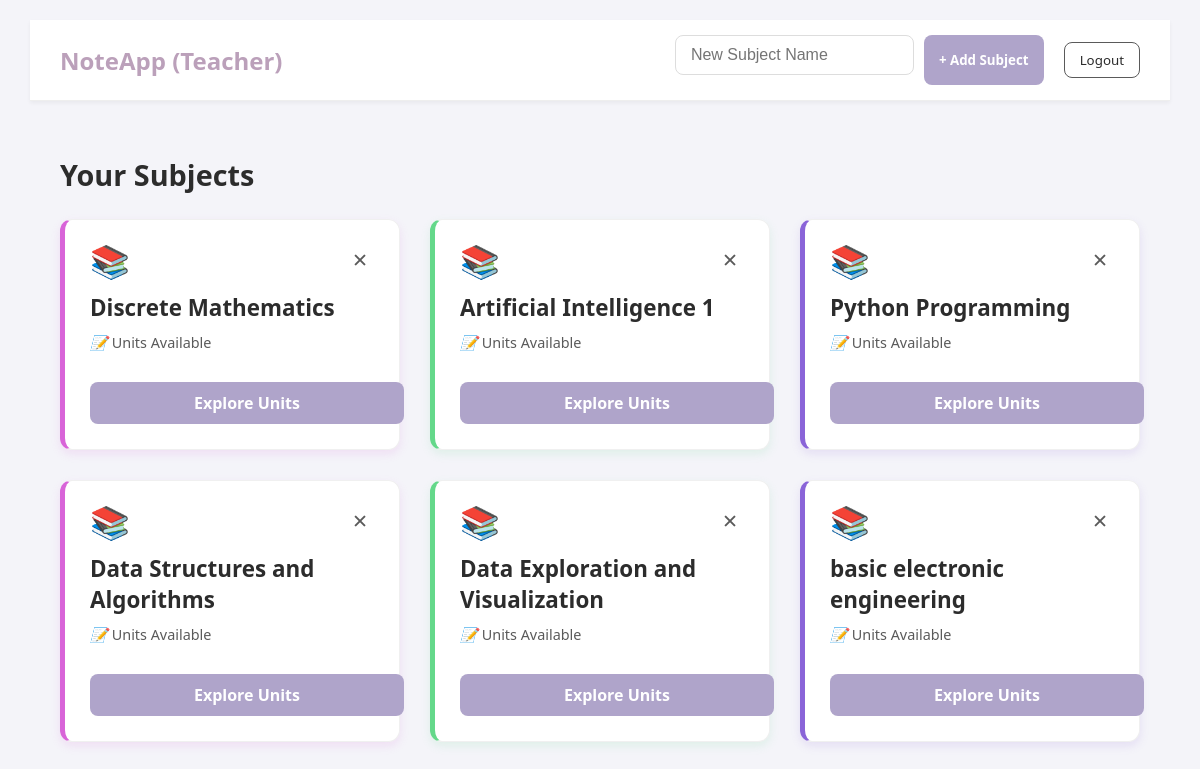
Page /dashboardteach/ (signed in) on the earlier database version.
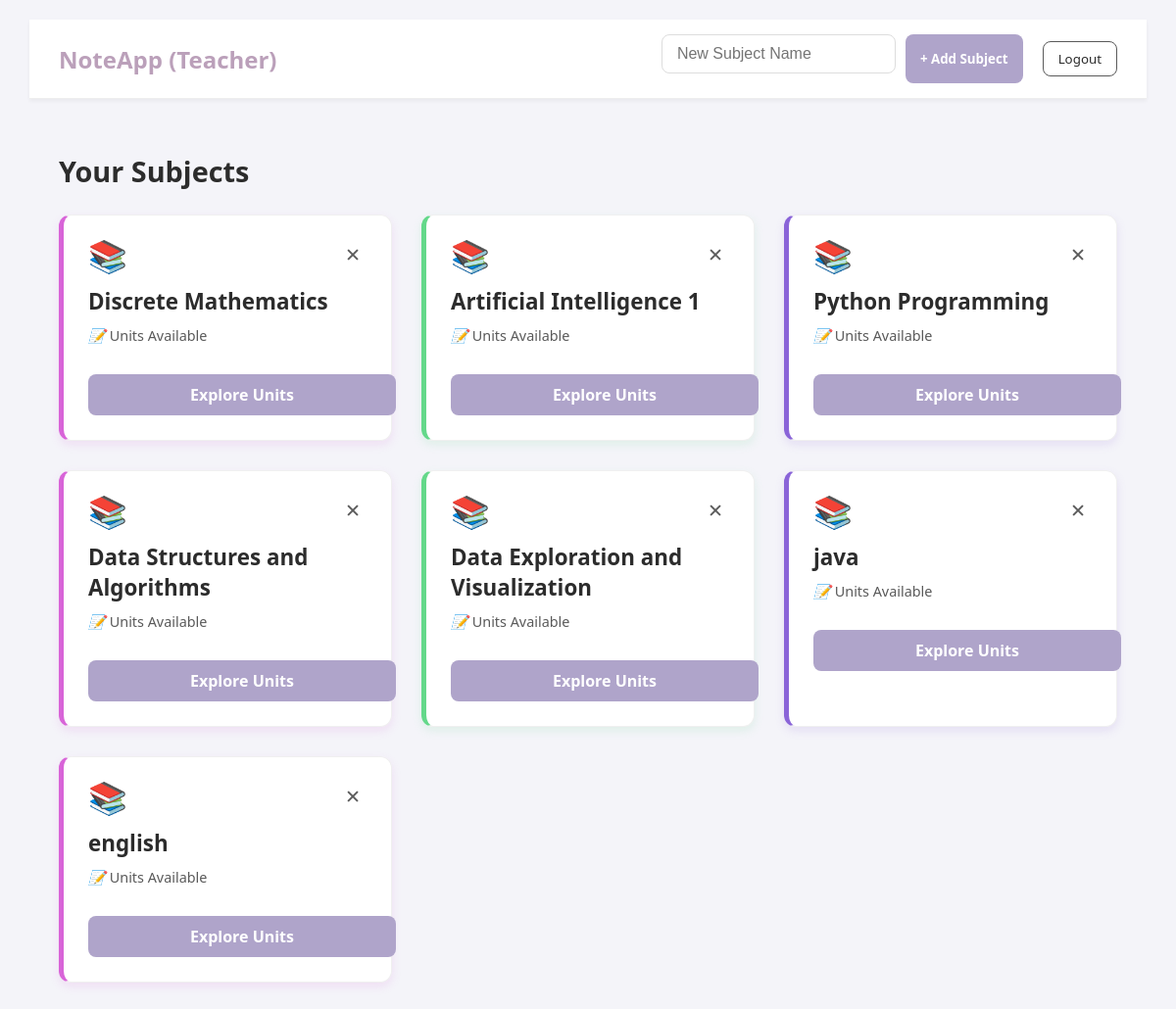
Same page on the later database version.
### tables this page shows
CREATE TABLE Subjects(
    id INTEGER PRIMARY KEY AUTOINCREMENT,
    name TEXT NOT NULL
  );

### app.py (the view)
@app.route('/dashboardteach/')
def dashboardteach():
  if "user_id" not in session:
    return redirect(url_for("signi"))
  conn=sqlite3.connect("notesapp.db")
  c=conn.cursor()
  c.execute("SELECT id,name FROM Subjects")
  subjects=c.fetchall()
  conn.close()
  return render_template("dashboardteacher.html",subjects=subjects)

### templates/dashboardteacher.html (shortened to what this page needs)
<!DOCTYPE html>
<html>
<head>
    <link rel="stylesheet" href="{{ url_for('static',filename='css/style.css') }}">
</head>
<body>
    <div class="dashboard-container">
        <header class="main-header">
            <div class="app-logo">NoteApp (Teacher)</div>
            <div class="header-actions">
                <form method="POST" action="{{url_for('addsubject')}}" class="add-subject-form">
                    <input type="text" name="subject_name" placeholder="New Subject Name" required class="input-field">
                    <button type="submit" class="add-subject-btn">+ Add Subject</button>
                </form>
                <button class="logout-btn">
                   <a href="{{ url_for('logout') }}">Logout</a>
               </button>
            </div>
        </header>
        <main class="dashboard-main">
            <h2 class="section-title">Your Subjects</h2>
            <div class="subject-grid">
              {% for id, name in subjects %}
                <div class="subject-card card-style-{{ loop.index % 3 }}"> <div class="subject-card-header">
                        <span class="subject-card-icon">📚</span>
                        <form method="POST" action="{{ url_for('deletesubject', subject_id=id) }}" class="delete-form">
                            <button type="submit" class="delete-btn" title="Delete Subject">✕</button>
                        </form>
                    </div>
                    <h3 class="subject-title">{{ name }}</h3>
                    <div class="subject-meta">
                        <span class="meta-item">
                            <i class="icon-lessons">📝</i>
                            Units Available
                        </span>
                    </div>
                    <a href="{{ url_for('units',subject_id=id) }}" class="explore-btn">
                        Explore Units
                    </a>
                </div>
              {% endfor %}
            </div>
        </main>
    </div>
</body>
</html>

Differences in the rows shown:
removed Subjects: name "basic electronic engineering"
added Subjects: name "java"
added Subjects: name "english"
